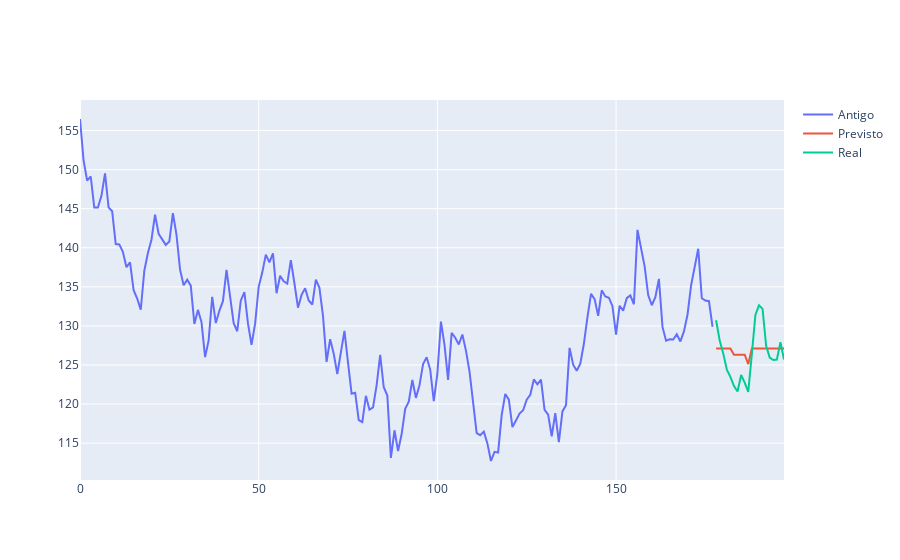

Notebook source saved alongside this figure:
### Code cell
teste = pd.DataFrame([127.104546, 127.104546, 127.104546, 127.104546, 127.104546,
       126.31828 , 126.31828 , 126.31828 , 126.31828 , 125.10579 ,
       127.104546, 127.104546, 127.104546, 127.104546, 127.104546,
       127.104546, 127.104546, 127.104546, 127.104546, 127.104546])

teste["A"] = teste[0]
teste.pop(0)


fig = go.Figure()

fig.add_trace(
    go.Scatter(
        x = time_x,
        y = df_treino["A"],
        name="Antigo"
    )
)

fig.add_trace(
    go.Scatter(
        x = fh,
        y = teste.iloc[-20:,0],
        name="Previsto"
    )
)

fig.add_trace(
    go.Scatter(
        x = fh,
        y = df_real["A"],
        name="Real"
    )
)

### Figure 1 — Plotly figure (JSON) as saved in the notebook; plotly's stock layout.template omitted (floating-point values rounded to 4 significant figures; data arrays with more than 128 entries replaced by an {"elided": "..."} marker saying what was removed)
{"data": [{"name": "Antigo", "type": "scatter", "x": {"elided": "178 int values"}, "y": {"elided": "178 float values"}}, {"name": "Previsto", "type": "scatter", "x": [178, 179, 180, 181, 182, 183, 184, 185, 186, 187, 188, 189, 190, 191, 192, 193, 194, 195, 196, 197], "y": [127.1, 127.1, 127.1, 127.1, 127.1, 126.3, 126.3, 126.3, 126.3, 125.1, 127.1, 127.1, 127.1, 127.1, 127.1, 127.1, 127.1, 127.1, 127.1, 127.1]}, {"name": "Real", "type": "scatter", "x": [178, 179, 180, 181, 182, 183, 184, 185, 186, 187, 188, 189, 190, 191, 192, 193, 194, 195, 196, 197], "y": [130.7, 128.1, 126.5, 124.4, 123.5, 122.3, 121.6, 123.7, 122.7, 121.6, 126.4, 131.4, 132.6, 132.2, 127.4, 125.9, 125.6, 125.7, 127.9, 125.7]}], "layout": {}}
